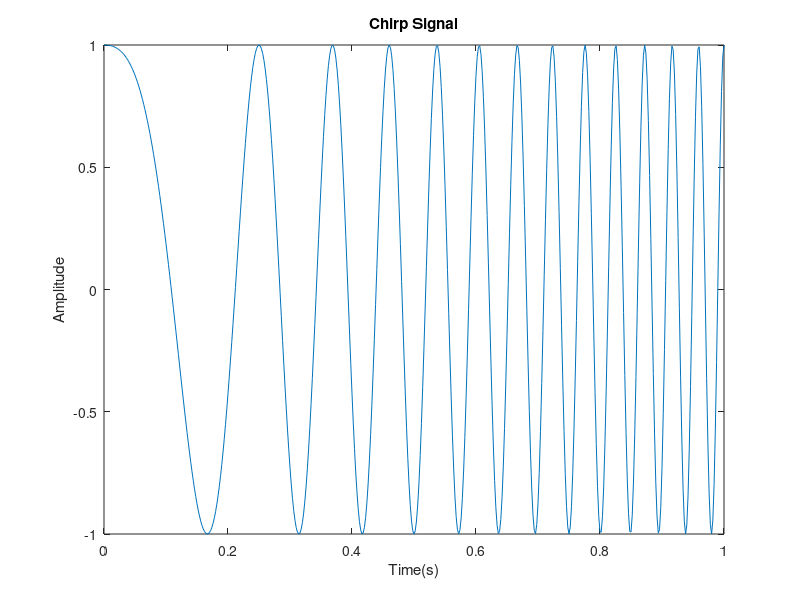

Write the MATLAB code that produced this figure.
fs=500; %sampling frequency : number of samples per second
t=0:1/fs:1; %time base - upto 1 second
t1=1;

f0=1;% starting frequency of the chirp
f1=fs/20; %frequency of the chirp at t1=1 second

T=t1-t(1);
k=(f1-f0)/T;
x=cos(2*pi*(k/2*t+f0).*t);

plot(t,x);
title('Chirp Signal');
xlabel('Time(s)');
ylabel('Amplitude');
